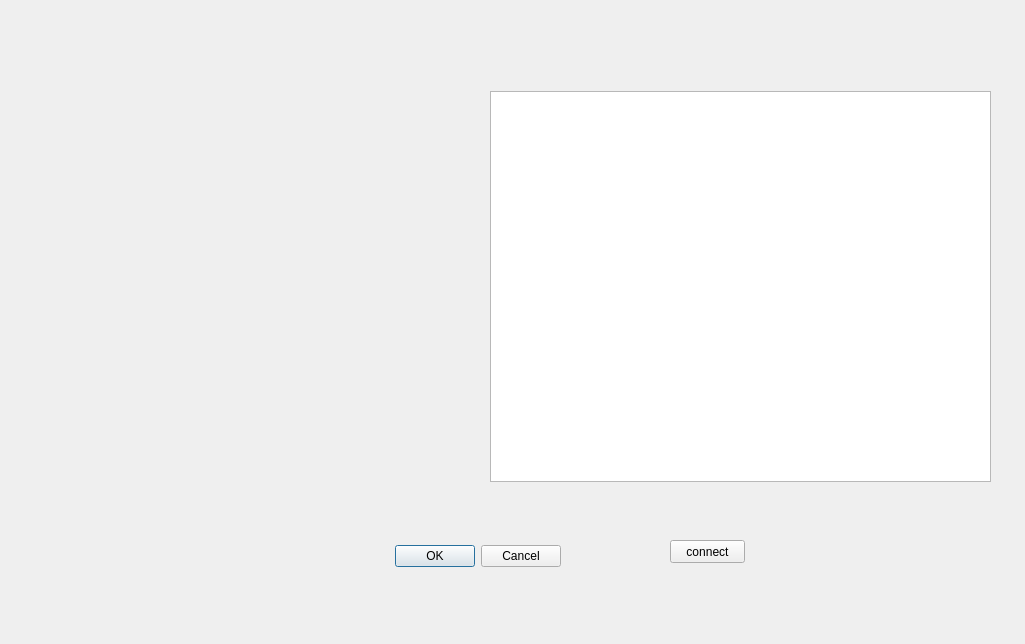
<?xml version="1.0" encoding="UTF-8"?>
<ui version="4.0">
 <class>Dialog</class>
 <widget class="QDialog" name="Dialog">
  <property name="geometry">
   <rect>
    <x>0</x>
    <y>0</y>
    <width>1025</width>
    <height>644</height>
   </rect>
  </property>
  <property name="windowTitle">
   <string>Dialog</string>
  </property>
  <widget class="QDialogButtonBox" name="buttonBox">
   <property name="geometry">
    <rect>
     <x>220</x>
     <y>540</y>
     <width>341</width>
     <height>32</height>
    </rect>
   </property>
   <property name="orientation">
    <enum>Qt::Horizontal</enum>
   </property>
   <property name="standardButtons">
    <set>QDialogButtonBox::Cancel|QDialogButtonBox::Ok</set>
   </property>
  </widget>
  <widget class="QTextBrowser" name="textBrowser">
   <property name="geometry">
    <rect>
     <x>490</x>
     <y>91</y>
     <width>501</width>
     <height>391</height>
    </rect>
   </property>
  </widget>
  <widget class="QPushButton" name="pushButton">
   <property name="geometry">
    <rect>
     <x>670</x>
     <y>540</y>
     <width>75</width>
     <height>23</height>
    </rect>
   </property>
   <property name="text">
    <string>connect</string>
   </property>
  </widget>
 </widget>
 <resources/>
 <connections>
  <connection>
   <sender>buttonBox</sender>
   <signal>accepted()</signal>
   <receiver>Dialog</receiver>
   <slot>accept()</slot>
   <hints>
    <hint type="sourcelabel">
     <x>248</x>
     <y>254</y>
    </hint>
    <hint type="destinationlabel">
     <x>157</x>
     <y>274</y>
    </hint>
   </hints>
  </connection>
  <connection>
   <sender>buttonBox</sender>
   <signal>rejected()</signal>
   <receiver>Dialog</receiver>
   <slot>reject()</slot>
   <hints>
    <hint type="sourcelabel">
     <x>316</x>
     <y>260</y>
    </hint>
    <hint type="destinationlabel">
     <x>286</x>
     <y>274</y>
    </hint>
   </hints>
  </connection>
 </connections>
</ui>
